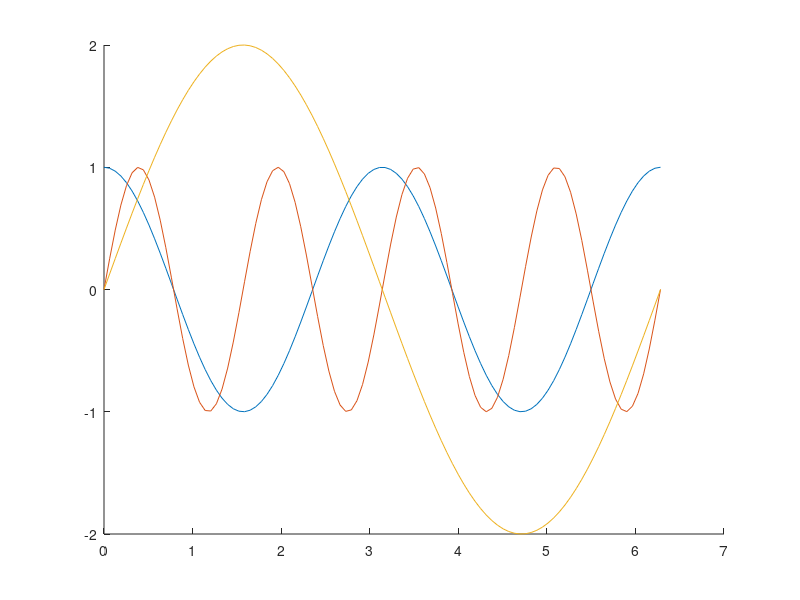

Here is the MATLAB script that generated this plot:
x = linspace(0, 2*pi);

% Then, we compute the y-values of the 3 functions.

a = cos(2*x);
b = sin(4*x);
c = 2*sin(x);

% The following plots the first graph.

% figure;
% plot(x, a);
% hold on;
% plot(x, b);
% plot(x, c);

% We use line 5 (figure) to tell Octave that we want to plot on a new set of axes. It is good practice to use figure before plotting any new graph. This prevents you from accidentally replacing a previous plot with the new one.
% Note that on line 7, hold on is used to tell Octave that we don't want to replace the first plot (from line 6) with subsequent ones. Octave will plot everything after hold on on the same axes, until the hold off command is issued.
% The figure you see shows all three plotted functions in the same color. To let Octave assign different colors automatically plot all functions in one step.
hold on;
plot(x, a, x, b, x, c);
hold off;
